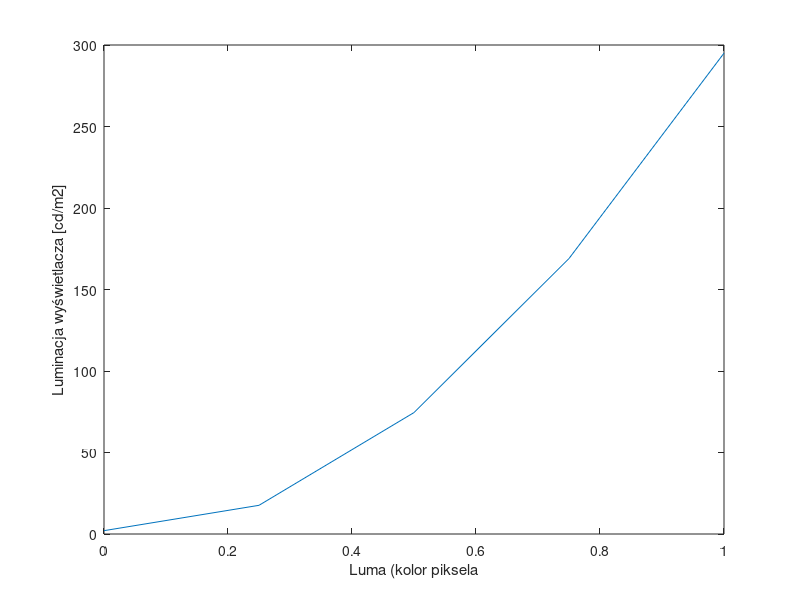
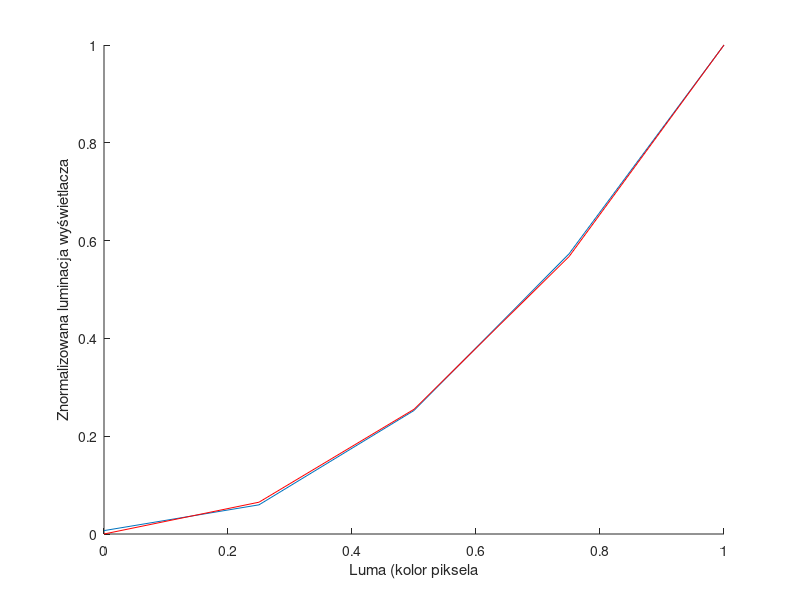

Reproduce these figures in MATLAB, in order. (Note: this script raises an error after producing the figures.)
clc
clear all
close all


x = [0,0.25,0.5,0.75,1];
y = [2.05,17.6,74.5,169,295];

% subplot(1,2,1)
figure
plot(x,y)
xlabel("Luma (kolor piksela")
ylabel("Luminacja wyświetlacza [cd/m2]")

for i=1:length(y)
    y(i) = y(i)/295;
end
% subplot(1,2,2)
figure
hold on
plot(x,y)
xlabel("Luma (kolor piksela")
ylabel("Znormalizowana luminacja wyświetlacza")

y = x.^1.9712;
plot(x,y,"r")

y = y.^(1/1.19712);
plot(x,y,Color='red',LineStyle="--")
hold off
% curveFitter(x,y)

y = [2.45,76,150,229,301];
for i=1:length(y)
    y(i) = y(i)/301;
end
figure
plot(x,y)

